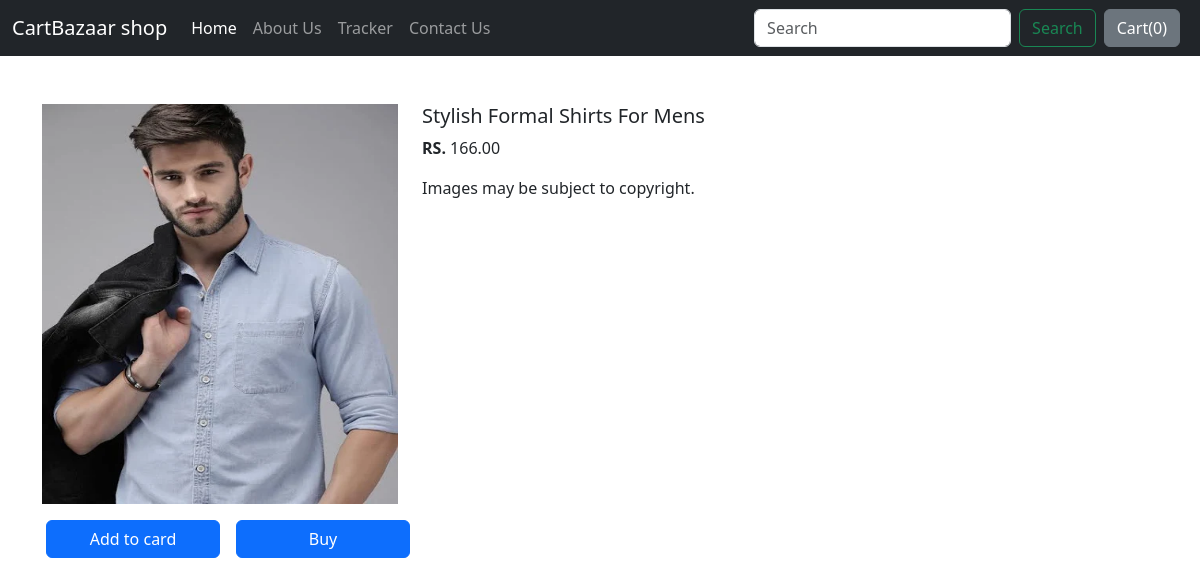
The page /shop/prodview/8/ on the database its author committed.
### shop/models.py (models this page shows)
class Product(models.Model):
    product_id = models.AutoField(primary_key=True)  # Mark it as primary!
    product_name = models.CharField(max_length=100)
    category=models.CharField(max_length=100,default="")
    subcategory = models.CharField(max_length=100,default="")
    product_price = models.DecimalField(max_digits=10, decimal_places=2,default=0)
    product_des=models.CharField(max_length=300)
    pub_date = models.DateField()  # Fixed typo from 'pub_dat'
    image=models.ImageField(upload_to="shop/images",default="")
    def __str__(self):
        return self.product_name

### shop/views.py (the view)
# urls.py: path('prodview/<int:id>/',views.productview,name='ProductView'),
def productview(request, id):
    product = get_object_or_404(Product, product_id =id) # Change id to product_id
    print(product)
    return render(request, "shop/prodview.html", {"product": product})

### shop/templates/shop/prodView.html (shortened to what this page needs)
{% extends 'shop/basic.html' %}
{% block body %}
<div class="container my-5">
    <div class="row">
        <div class="col-md-4">
            <div class="row">
                <img src='/media/{{product.image}}' width="233px" height="400px">
            </div>
            <div class="row mt-3">
                <button  class="btn btn-primary col mx-3">Add to card</button>
                <button  class="btn btn-primary col ">Buy</button>
            </div>
        </div>
        <div class="col-md-8">
            <h5>{{product.product_name}}</h5>
            <p><b>RS. </b>{{product.product_price}}</p>
            <p>{{product.product_des}}</p>
        </div>
    </div>
</div>
{% endblock %}

### rows shown on the page
Product: image (picture), product_name "Stylish Formal Shirts For Mens", product_price "166.00", product_des "Images may be subject to copyright."
